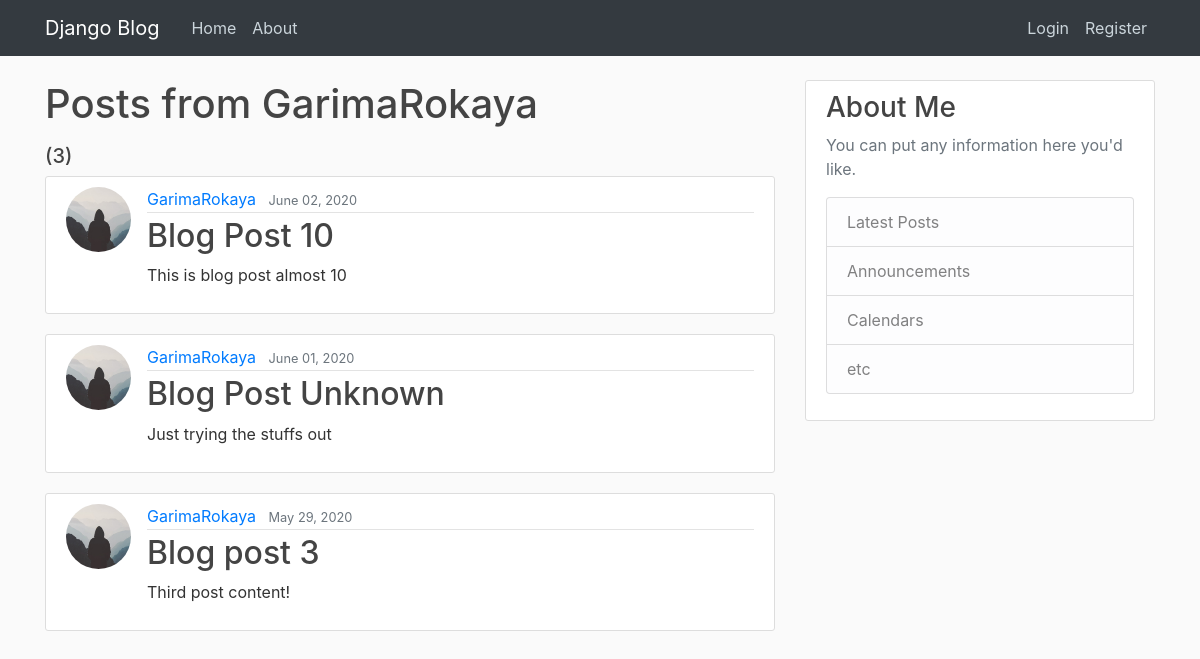
Page /user/GarimaRokaya/ on the committed database.
### blog/models.py (models this page shows, shortened)
class Post(models.Model):#a table in the database
    title = models.CharField(max_length=100)# attribute of table
    content = models.TextField()
    date_posted = models.DateTimeField(default=timezone.now)
    author = models.ForeignKey(User, on_delete=models.CASCADE) #deletepost if userdeleted not viceversa

### users/models.py (models this page shows, shortened)
class Profile(models.Model):
    user=models.OneToOneField(User, on_delete=models.CASCADE)
    image=models.ImageField(default='default.jpg', upload_to='profile_pics')

### blog/views.py (the view)
# urls.py: path('user/<str:username>/',UserPostListView.as_view(),name="user-posts"),#as_view means class view
class UserPostListView(ListView):#filtering by the author
    paginate_by =3
    model=Post#what model to query;posts
    template_name='blog/user_posts.html'#<app>/post_list.html
    context_object_name='posts'
    def get_queryset(self):
        user=get_object_or_404(User, username=self.kwargs.get('username'))
        return Post.objects.filter(author=user).order_by('-date_posted')

### blog/templates/blog/user_posts.html (shortened to what this page needs)
{% extends "blog/base.html" %}
{%block content%}
    <h1 class="mb-3">Posts from {{view.kwargs.username}}<h1><h5>({{ page_obj.paginator.count}})</h5>
    {% for post in posts %}
        <article class="media content-section">
            <img class = "rounded-circle article-img" src="{{ post.author.profile.image.url}}">
            <div class="media-body">
            <div class="article-metadata">
                <a class="mr-2" href="{% url 'user-posts' post.author.username %}">{{ post.author }}</a>
                <small class="text-muted">{{ post.date_posted|date:"F d, Y" }}</small>
            </div>
            <h2><a class="article-title" href="{% url 'post-detail' post.id %}">{{ post.title }}</a></h2>
            <p class="article-content">{{ post.content }}</p>
            </div>
        </article>
    {% endfor %}
{% endblock content %}

### blog/static/blog/main.css (style rules this page uses)
body { background: #fafafa; color: #333333; margin-top: 5rem; }
h1, h2, h3, h4, h5, h6 { color: #444444; }
.content-section { background: #ffffff; padding: 10px 20px; border: 1px solid #dddddd; border-radius: 3px; margin-bottom: 20px; }
.article-title { color: #444444; }
.article-content { white-space: pre-line; }
.article-img { height: 65px; width: 65px; margin-right: 16px; }
.article-metadata { padding-bottom: 1px; margin-bottom: 4px; border-bottom: 1px solid #e3e3e3 }

### rows in the picture
Post: author.profile.image (placeholder picture), author "GarimaRokaya", date_posted "June 02, 2020", title "Blog Post 10", content "This is blog post almost 10"
Post: author.profile.image (placeholder picture), author "GarimaRokaya", date_posted "June 01, 2020", title "Blog Post Unknown", content "Just trying the stuffs out"
Post: author.profile.image (placeholder picture), author "GarimaRokaya", date_posted "May 29, 2020", title "Blog post 3", content "Third post content!"

### other values in the picture
{{ view.kwargs.username }} "GarimaRokaya"
{{ page_obj.paginator.count }} "3"
